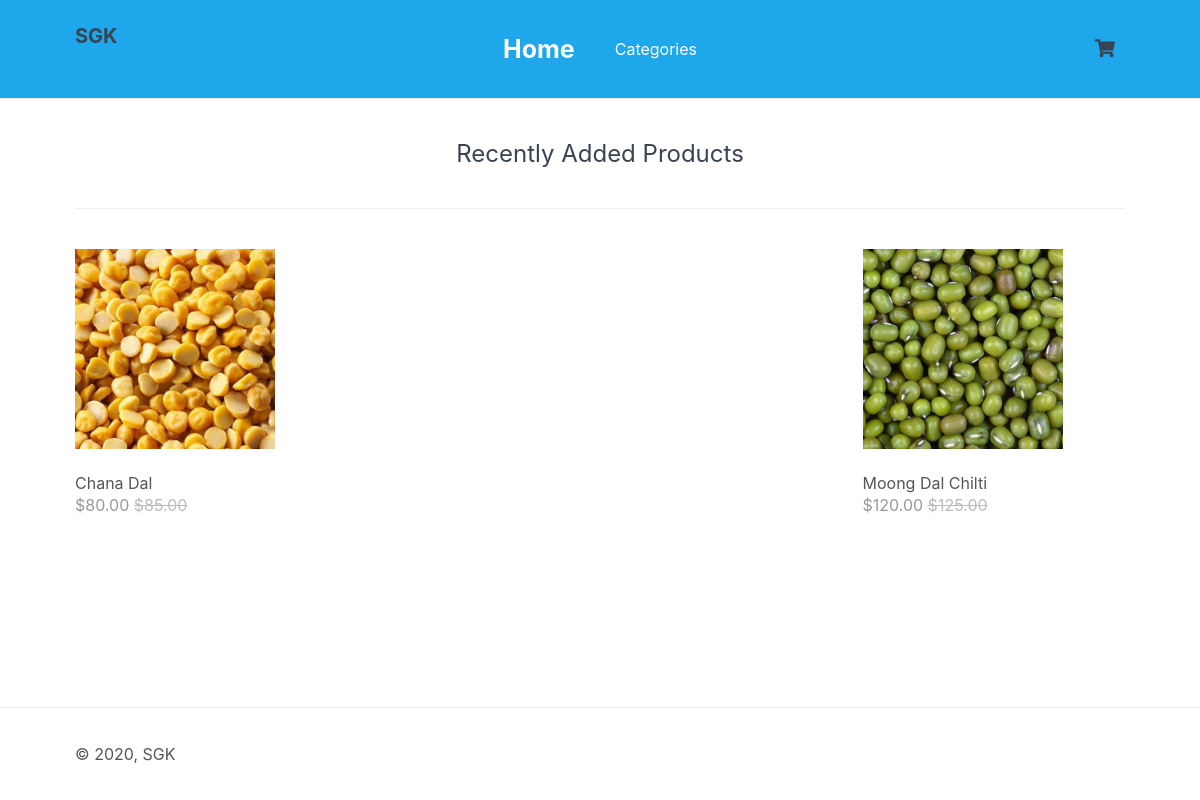
The app's page /ip/dal/index1.php with its own data.
### tables this page shows
CREATE TABLE `dal` (
  `id` int(11) NOT NULL,
  `name` varchar(200) NOT NULL,
  `price` decimal(7,2) NOT NULL,
  `rrp` decimal(7,2) NOT NULL DEFAULT '0.00',
  `quantity` int(11) NOT NULL,
  `img` text NOT NULL,
  `date_added` datetime NOT NULL DEFAULT CURRENT_TIMESTAMP
);

### ip/dal/index1.php (called while the page is built, shortened)
<?php
$page = isset($_GET['page']) && file_exists($_GET['page'] . '.php') ? $_GET['page'] : 'home';
include $page . '.php';
?>

### ip/dal/home.php (the view, shortened to what this page needs)
<?php
$stmt = $pdo->prepare('SELECT * FROM dal ORDER BY date_added DESC LIMIT 4');
$stmt->execute();
$recently_added_products = $stmt->fetchAll(PDO::FETCH_ASSOC);
?>
<?=template_header('Home')?>
<div class="recentlyadded content-wrapper">
    <h2>Recently Added Products</h2>
    <div class="products">
        <?php foreach ($recently_added_products as $product): ?>
        <a href="index1.php?page=product&id=<?=$product['id']?>" class="product">
            <img src="imgs/<?=$product['img']?>" width="200" height="200" alt="<?=$product['name']?>">
            <span class="name"><?=$product['name']?></span>
            <span class="price">
                &dollar;<?=$product['price']?>
                <?php if ($product['rrp'] > 0): ?>
                <span class="rrp">&dollar;<?=$product['rrp']?></span>
                <?php endif; ?>
            </span>
        </a>
        <?php endforeach; ?>
    </div>
</div>
<?=template_footer()?>

### ip/dal/categories.css (style rules this page uses)
* { box-sizing: border-box; font-family: -apple-system, BlinkMacSystemFont, "segoe ui", roboto, oxygen, ubuntu, cantarell, "fira sans", "droid sans", "helvetica neue", Arial, sans-serif; font-size: 16px; -webkit-font-smoothing: antialiased; -moz-osx-font-smoothing: grayscale; }
html { height: 100%; }
body { position: relative; min-height: 100%; color: #555555; background-color: #FFFFFF; margin: 0; padding-bottom: 100px; }
h1, h2, h3, h4, h5 { color: #394352; }
.content-wrapper { width: 1050px; margin: 0 auto; }
main .recentlyadded h2 { display: block; font-weight: normal; margin: 0; padding: 40px 0; font-size: 24px; text-align: center; width: 100%; border-bottom: 1px solid #EEEEEE; }
main .recentlyadded .products, main .products .products-wrapper { display: flex; flex-wrap: wrap; align-items: center; justify-content: space-between; padding: 40px 0 0 0; }
main .recentlyadded .products .product, main .products .products-wrapper .product { display: block; overflow: hidden; text-decoration: none; width: 25%; padding-bottom: 60px; }
main .recentlyadded .products .product img, main .products .products-wrapper .product img { transform: scale(1); transition: transform 1s; }
main .recentlyadded .products .product .name, main .products .products-wrapper .product .name { display: block; color: #555555; padding: 20px 0 2px 0; }
main .recentlyadded .products .product .price, main .products .products-wrapper .product .price { display: block; color: #999999; }
main .recentlyadded .products .product .rrp, main .products .products-wrapper .product .rrp { color: #BBBBBB; text-decoration: line-through; }

### records on screen
dal: img (picture), name "Chana Dal", price "80.00", rrp "85.00"
dal: img (picture), name "Moong Dal Chilti", price "120.00", rrp "125.00"
